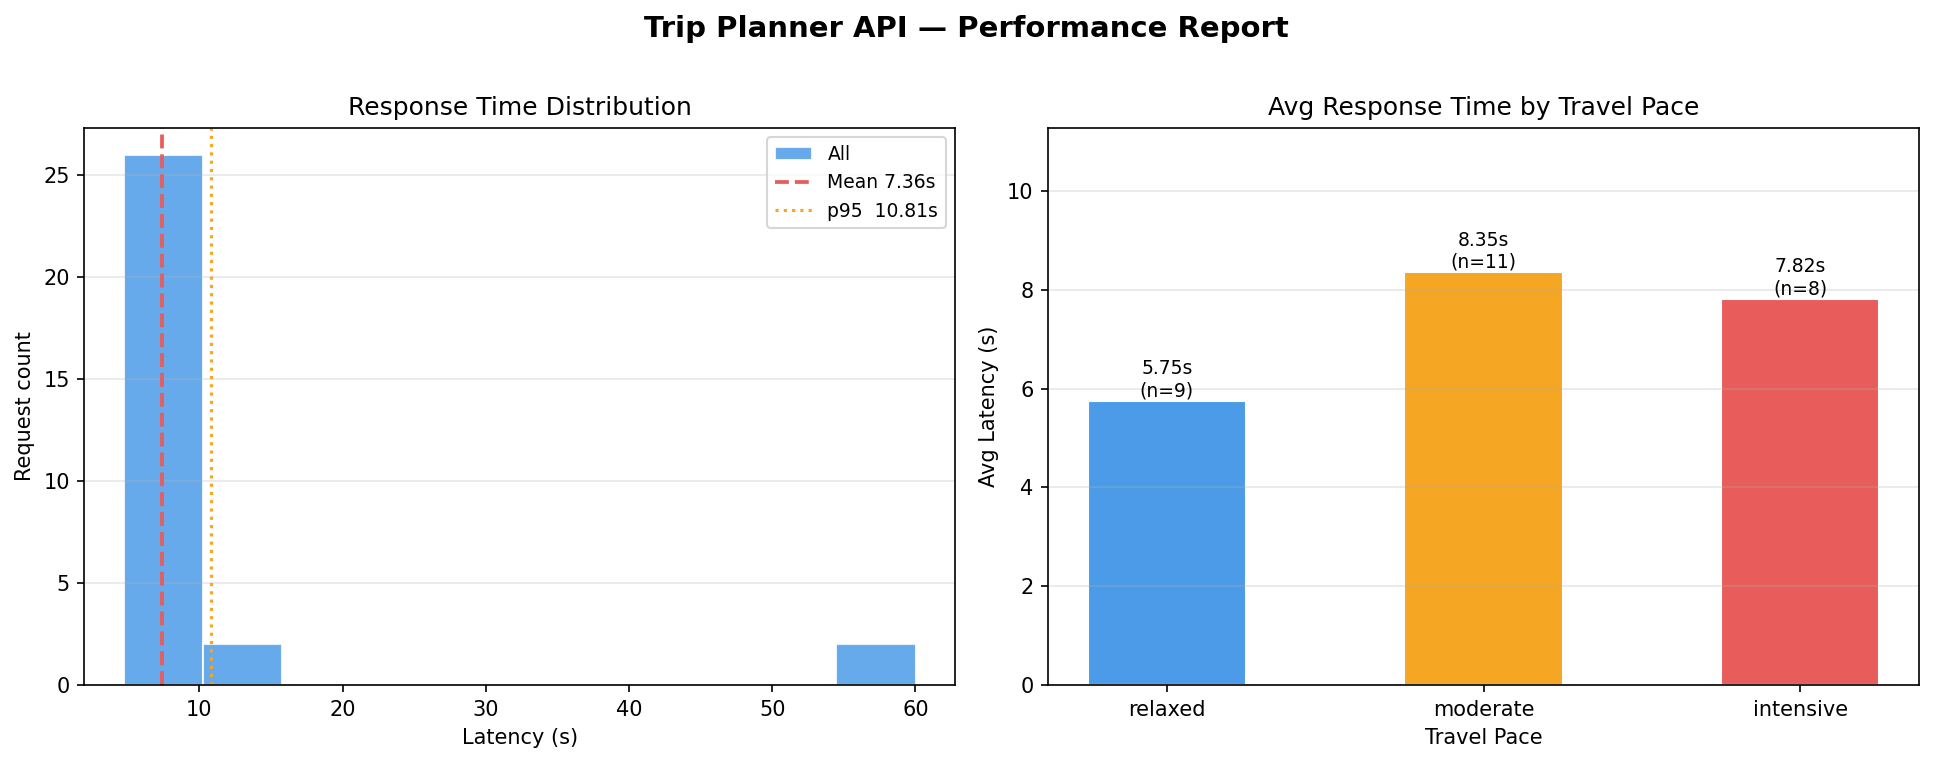

Reproduce this figure in Python.
"""
API Evaluation Report Generator
Reads eval_results.csv produced by eval_api.py and outputs:
  - Console summary (latency stats + success rate)
  - eval_report.png  (2-panel chart)

Usage: python eval_report.py [--csv FILE] [--out FILE]
"""

import argparse

import matplotlib.pyplot as plt
import pandas as pd

# ── Config ────────────────────────────────────────────────────────────────────

DEFAULT_CSV = "eval_results.csv"
DEFAULT_OUT = "eval_report.png"


# ── Load & validate ───────────────────────────────────────────────────────────

def load(path: str) -> pd.DataFrame:
    df = pd.read_csv(path)
    required = {"latency_s", "success", "travel_pace", "destination"}
    missing = required - set(df.columns)
    if missing:
        raise ValueError(f"CSV missing columns: {missing}")
    df["success"] = df["success"].astype(str).str.lower() == "true"
    df["latency_s"] = pd.to_numeric(df["latency_s"], errors="coerce")
    return df


# ── Stats ─────────────────────────────────────────────────────────────────────

def print_summary(df: pd.DataFrame) -> None:
    total = len(df)
    ok = df["success"].sum()
    lat = df.loc[df["success"], "latency_s"].dropna()

    print("=" * 48)
    print("  API Evaluation Summary")
    print("=" * 48)
    print(f"  Total requests : {total}")
    print(f"  Success        : {ok}  ({100 * ok / total:.1f}%)")
    print(f"  Failure        : {total - ok}")
    if not lat.empty:
        sorted_lat = lat.sort_values()
        p95 = sorted_lat.iloc[int(len(sorted_lat) * 0.95)]
        print(f"  Latency avg    : {lat.mean():.3f} s")
        print(f"  Latency min    : {lat.min():.3f} s")
        print(f"  Latency max    : {lat.max():.3f} s")
        print(f"  Latency p95    : {p95:.3f} s")
        print(f"  Latency std    : {lat.std():.3f} s")
    print("=" * 48)


# ── Charts ────────────────────────────────────────────────────────────────────

PACE_ORDER  = ["relaxed", "moderate", "intensive"]
PACE_COLORS = ["#4C9BE8", "#F5A623", "#E85C5C"]

def build_charts(df: pd.DataFrame, out_path: str) -> None:
    lat_all = df["latency_s"].dropna()
    lat_ok  = df.loc[df["success"], "latency_s"].dropna()

    fig, axes = plt.subplots(1, 2, figsize=(13, 5))
    fig.suptitle("Trip Planner API — Performance Report", fontsize=14, fontweight="bold", y=1.01)

    # ── Panel 1: Latency distribution histogram ────────────────────────────────
    ax1 = axes[0]
    n_bins = min(15, max(5, len(lat_all) // 3))
    ax1.hist(lat_all, bins=n_bins, color="#4C9BE8", edgecolor="white", alpha=0.85, label="All")
    if not lat_ok.empty:
        ax1.axvline(lat_ok.mean(), color="#E85C5C", linewidth=1.8,
                    linestyle="--", label=f"Mean {lat_ok.mean():.2f}s")
        p95 = lat_ok.sort_values().iloc[int(len(lat_ok) * 0.95)]
        ax1.axvline(p95, color="#F5A623", linewidth=1.5,
                    linestyle=":", label=f"p95  {p95:.2f}s")
    ax1.set_title("Response Time Distribution", fontsize=12)
    ax1.set_xlabel("Latency (s)")
    ax1.set_ylabel("Request count")
    ax1.legend(fontsize=9)
    ax1.grid(axis="y", alpha=0.3)

    # ── Panel 2: Avg latency by travel_pace ───────────────────────────────────
    ax2 = axes[1]
    pace_stats = (
        df[df["success"]]
        .groupby("travel_pace")["latency_s"]
        .agg(mean="mean", count="count")
        .reindex([p for p in PACE_ORDER if p in df["travel_pace"].unique()])
    )

    if pace_stats.empty:
        ax2.text(0.5, 0.5, "No successful requests", ha="center", va="center",
                 transform=ax2.transAxes)
    else:
        bars = ax2.bar(
            pace_stats.index,
            pace_stats["mean"],
            color=PACE_COLORS[: len(pace_stats)],
            edgecolor="white",
            width=0.5,
        )
        # Value labels on bars
        for bar, (_, row) in zip(bars, pace_stats.iterrows()):
            ax2.text(
                bar.get_x() + bar.get_width() / 2,
                bar.get_height() + 0.01,
                f"{row['mean']:.2f}s\n(n={int(row['count'])})",
                ha="center", va="bottom", fontsize=9,
            )
        ax2.set_title("Avg Response Time by Travel Pace", fontsize=12)
        ax2.set_xlabel("Travel Pace")
        ax2.set_ylabel("Avg Latency (s)")
        ax2.set_ylim(0, pace_stats["mean"].max() * 1.35)
        ax2.grid(axis="y", alpha=0.3)

    plt.tight_layout()
    fig.savefig(out_path, dpi=150, bbox_inches="tight")
    print(f"\nChart saved → {out_path}")


# ── Main ──────────────────────────────────────────────────────────────────────

def main():
    parser = argparse.ArgumentParser(description="Generate API eval report from CSV")
    parser.add_argument("--csv", default=DEFAULT_CSV, help="Input CSV file")
    parser.add_argument("--out", default=DEFAULT_OUT, help="Output PNG file")
    args = parser.parse_args()

    df = load(args.csv)
    print_summary(df)
    build_charts(df, args.out)


if __name__ == "__main__":
    main()
